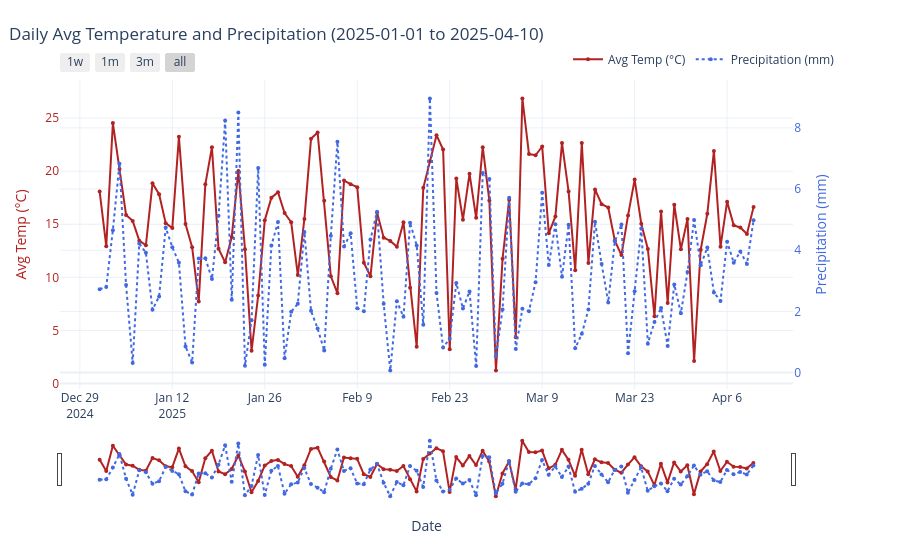
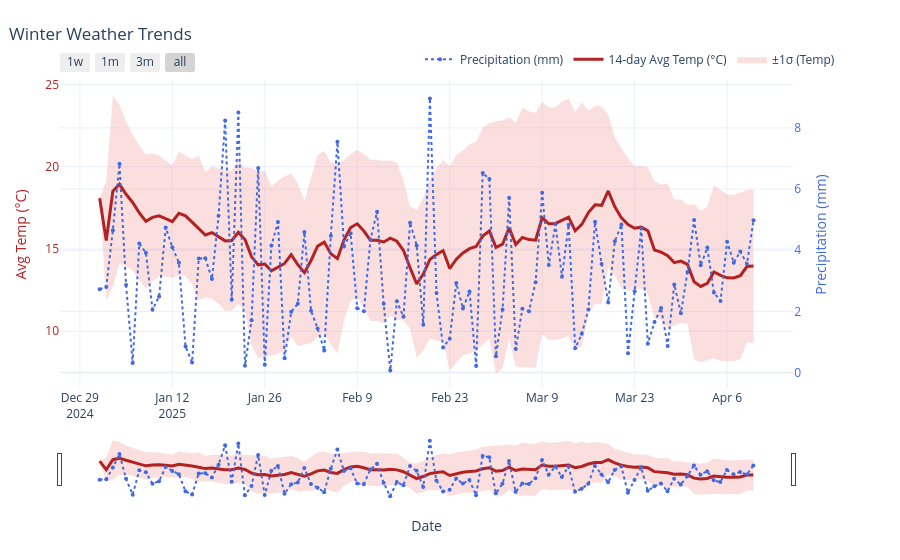

Source (notebook cell) for these figures, in order:
### Markdown cell above
# Plot Agent Example 1: Daily Temperature & Precipitation

<div align="left">
  <a href="https://colab.research.google.com/github/andrewm4894/plot-agent/blob/main/examples/example_1.ipynb" target="_parent">
    <img src="https://colab.research.google.com/assets/colab-badge.svg" alt="Open In Colab"/>
  </a>
  <a href="https://nbviewer.org/github/andrewm4894/plot-agent/blob/main/examples/example_1.ipynb" target="_parent">
    <img src="https://img.shields.io/badge/Open in NBViewer-foo" alt="Open In NBViewer"/>
  </a>
</div>

### Code cell
# Example 1: Daily Temperature & Precipitation
import pandas as pd
import numpy as np
from plot_agent.agent import PlotAgent


df = pd.DataFrame({
    "date": pd.date_range("2025-01-01", periods=100, freq="D"),
    "avg_temp": np.random.normal(15, 5, 100),
    "precip_mm": np.abs(np.random.normal(3, 2, 100))
})

# Initialize the agent
agent = PlotAgent()
agent.set_df(df)

# Create dual-axis line chart
response = agent.process_message(
    "Create a dual-axis line chart showing daily average temperature on the left y-axis and precipitation (mm) on the right y-axis over time."
)
fig = agent.get_figure()
fig.show()

# Interactively update the plot
response = agent.process_message(
    "Smooth the temperature line with a 14-day rolling average, add shaded confidence bands (±1σ), and title the chart 'Winter Weather Trends'."
)
fig = agent.get_figure()
fig.show()
